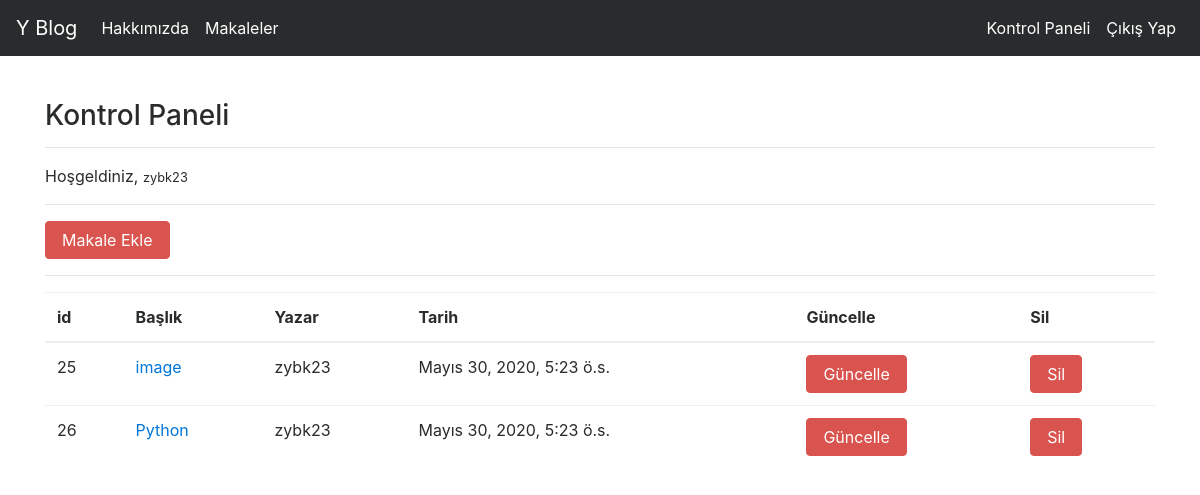
Screenshot of /articles/dashboard/ (signed in) with the database file from the repository.
### article/models.py (models this page shows, shortened)
class Article(models.Model):
    author=models.ForeignKey("auth.User",on_delete=models.CASCADE,verbose_name="Yazar")
    title=models.CharField(max_length=50,verbose_name="Başlık")
    content=RichTextField(verbose_name="İçerik")
    created_date=models.DateTimeField(auto_now_add=True)
    article_image=models.FileField(blank =True,null=True,verbose_name="Fotoğraf ekle")

### article/views.py (the view)
# urls.py: path("articles/",include("article.url"),name="dashboard"),
@login_required
def dashboard(request):
    articles= Article.objects.filter(author=request.user)
    context={
        "articles":articles
    }
    return render(request,"dashboard.html",context)

### templates/dashboard.html
{% extends 'layout.html' %}
{% block body %}
<h3>Kontrol Paneli</h3>
<hr>
<p>
    Hoşgeldiniz, <small>{{request.user.username}}</small>
</p>
<hr>
<a class="btn btn-danger" href="/articles/addarticle">Makale Ekle</a>
<hr>
{% if articles %}
<table class="table table-dark">
    <thead class="thead-dark">
        <tr>
            <th>id</th>
            <th>Başlık</th>
            <th>Yazar</th>
            <th>Tarih</th>
            <th>Güncelle</th>
            <th>Sil</th>
        </tr>
    </thead>
    <tbody>
        {% for article in articles  %}
            <tr>
                <td>{{article.id}}</td>
                <td><a href="/articles/article/{{article.id}}">{{article.title}}</a></td>
                <td>{{article.author}}</td>
                <td>{{article.created_date}}</td>
                <td><a href="/articles/update/{{article.id}}" class="btn btn-danger">Güncelle</a></td>
                <td><a href="/articles/delete/{{article.id}}" class="btn btn-danger">Sil</a></td>
            </tr>
        {% endfor %}
    </tbody>
</table>
{% else %}
<div class="alert alert-danger">Makaleniz Bulumuyor</div>
{% endif %}
{% endblock body %}

### rows the page displays
Article: id "25", title "image", author "zybk23", created_date "Mayıs 30, 2020, 5:23 ö.s."
Article: id "26", title "Python", author "zybk23", created_date "Mayıs 30, 2020, 5:23 ö.s."

### other values shown
{{ request.user.username }} "zybk23"
